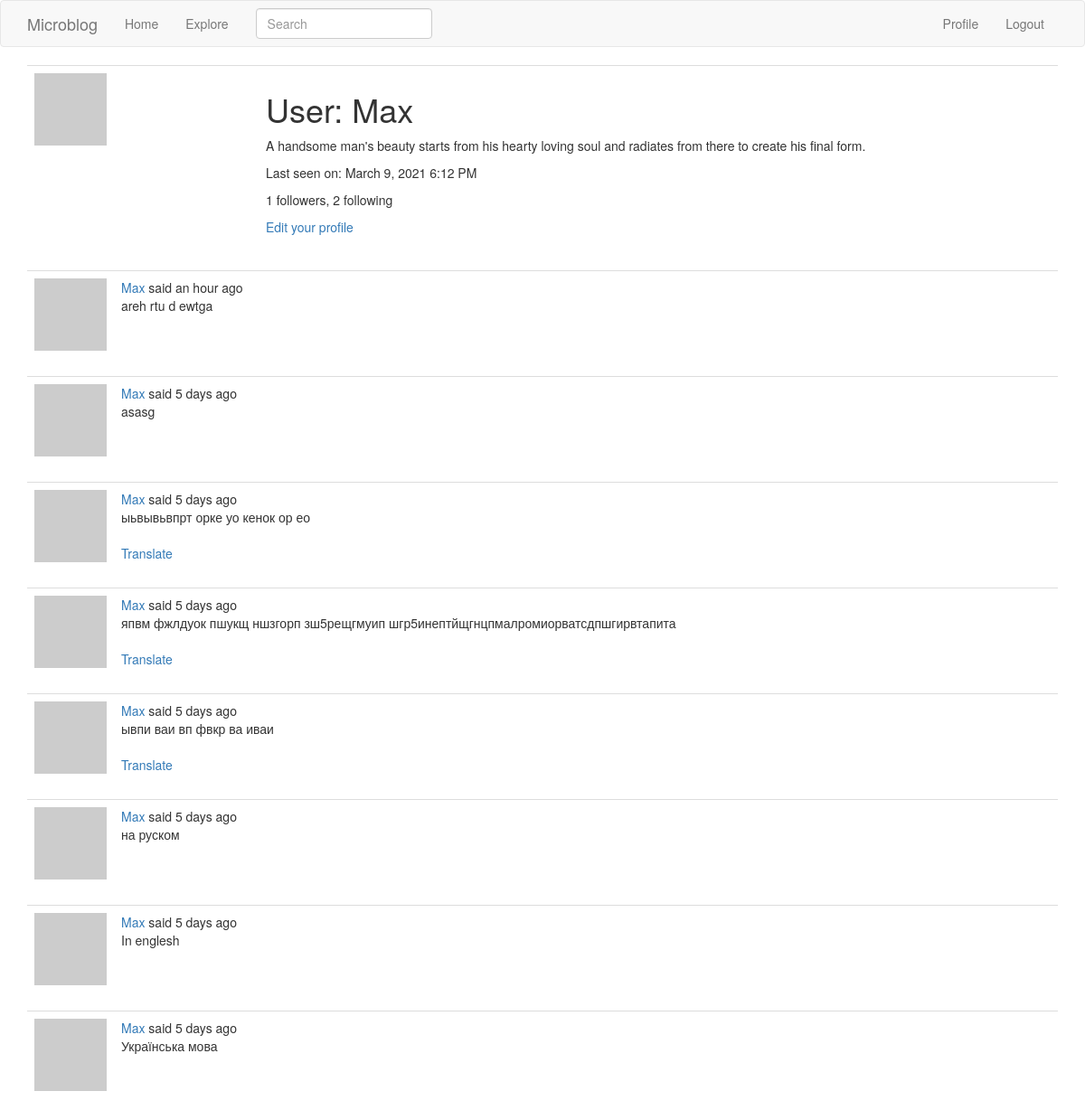
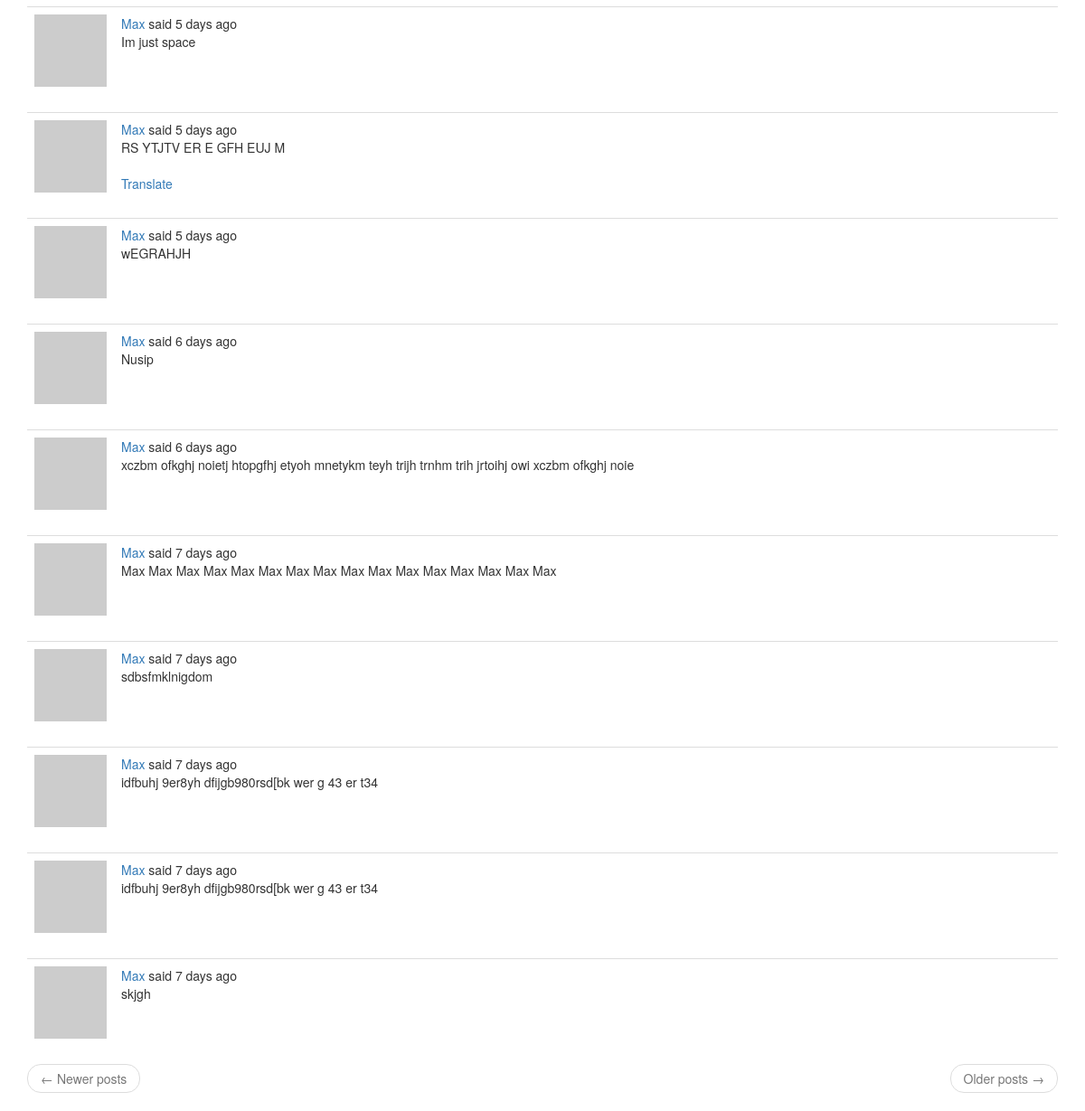
Screenshot of /user/Max (signed in) with the database file from the repository (2 pictures, top to bottom).
### app/models.py (models this page shows, shortened)
class User(UserMixin, db.Model):
    id = db.Column(db.Integer, primary_key=True)
    username = db.Column(db.String(64), index=True, unique=True)
    email = db.Column(db.String(120), index=True, unique=True)
    password_hash = db.Column(db.String(128))
    posts = db.relationship('Post', backref='author', lazy='dynamic')
    about_me = db.Column(db.String(140))
    last_seen = db.Column(db.DateTime, default=datetime.utcnow)
    followed = db.relationship(
        'User', secondary=followers,
        primaryjoin=(followers.c.follower_id == id),
        secondaryjoin=(followers.c.followed_id == id),
        backref=db.backref('followers', lazy='dynamic'), lazy='dynamic')
    def avatar(self, size):
        digest = md5(self.email.lower().encode('utf-8')).hexdigest()
        return 'https://www.gravatar.com/avatar/{}?d=identicon&s={}'.format(
            digest, size)

class SearchableMixin(object):
    @classmethod
    def before_commit(cls, session):
        session._changes = {
            'add': list(session.new),
            'update': list(session.dirty),
            'delete': list(session.deleted)
        }
    @classmethod
    def after_commit(cls, session):
        for obj in session._changes['add']:
            if isinstance(obj, SearchableMixin):
                add_to_index(obj.__tablename__, obj)
        for obj in session._changes['update']:
            if isinstance(obj, SearchableMixin):
                add_to_index(obj.__tablename__, obj)
        for obj in session._changes['delete']:
            if isinstance(obj, SearchableMixin):
                remove_from_index(obj.__tablename__, obj)
        session._changes = None

class Post(SearchableMixin, db.Model):
    __searchable__ = ['body']
    id = db.Column(db.Integer, primary_key=True)
    body = db.Column(db.String(140))
    timestamp = db.Column(db.DateTime, index=True, default=datetime.utcnow)
    user_id = db.Column(db.Integer, db.ForeignKey('user.id'))
    language = db.Column(db.String(5))

### app/main/routes.py (the view)
@bp.route('/user/<username>')
@login_required
def user(username):
    user = User.query.filter_by(username=username).first_or_404()
    page = request.args.get('page', 1, type=int)
    posts = user.posts.order_by(Post.timestamp.desc()).paginate(
        page, current_app.config['POSTS_PER_PAGE'], False)
    next_url = url_for('main.user', username=user.username,
                       page=posts.next_num) if posts.has_next else None
    prev_url = url_for('main.user', username=user.username,
                       page=posts.prev_num) if posts.has_prev else None
    form = EmptyForm()
    return render_template('user.html', user=user, posts=posts.items,
                           next_url=next_url, prev_url=prev_url, form=form)

### app/main/forms.py
class SearchForm(FlaskForm):
    q = StringField(_l('Search'), validators=[DataRequired()])
    def __init__(self, *args, **kwargs):
        if 'formdata' not in kwargs:
            kwargs['formdata'] = request.args
        if 'csrf_enabled' not in kwargs:
            kwargs['csrf_enabled'] = False
        super(SearchForm, self).__init__(*args, **kwargs)

class EmptyForm(FlaskForm):
    submit = SubmitField('Submit')

### app/main/routes.py (called while the page is built)
@bp.before_app_request
def before_request():
    if current_user.is_authenticated:
        current_user.last_seen = datetime.utcnow()
        db.session.commit()
        g.search_form = SearchForm()
    g.locale = str(get_locale())

### app/models.py (called while the page is built)
@login.user_loader
def load_user(id):
    return User.query.get(int(id))

### app/templates/user.html (shortened to what this page needs)
{% extends "base.html" %}
{% block app_content %}
    <table class="table table-hover">
        <tr>
            <td width="256px"><img src="{{ user.avatar(256) }}"></td>
            <td>
                <h1>{{ _('User') }}: {{ user.username }}</h1>
                {% if user.about_me %}<p>{{ user.about_me }}</p>{% endif %}
                {% if user.last_seen %}
                <p>{{ _('Last seen on') }}: {{ moment(user.last_seen).format('LLL') }}</p>
                {% endif %}
                <p>{{ _('%(count)d followers', count=user.followers.count()) }}, {{ _('%(count)d following', count=user.followed.count()) }}</p>
                {% if user == current_user %}
                <p><a href="{{ url_for('main.edit_profile') }}">{{ _('Edit your profile') }}</a></p>
                {% endif %}
            </td>
        </tr>
    </table>
    {% for post in posts %}
        {% include '_post.html' %}
    {% endfor %}
    <nav aria-label="...">
        <ul class="pager">
            <li class="previous{% if not prev_url %} disabled{% endif %}">
                <a href="{{ prev_url or '#' }}">
                    <span aria-hidden="true">&larr;</span> {{ _('Newer posts') }}
                </a>
            </li>
            <li class="next{% if not next_url %} disabled{% endif %}">
                <a href="{{ next_url or '#' }}">
                    {{ _('Older posts') }} <span aria-hidden="true">&rarr;</span>
                </a>
            </li>
        </ul>
    </nav>
{% endblock %}

### app/templates/_post.html (shortened to what this page needs)
 <table class="table table-hover">
        <tr>
            <td width="70px">
                <a href="{{ url_for('main.user', username=post.author.username) }}">
                    <img src="{{ post.author.avatar(70) }}" />
                </a>
            </td>
            <td>
                {{ _('%(username)s said %(when)s',
                    username=user_link, when=moment(post.timestamp).fromNow()) }}
                <br>
                <span id="post{{ post.id }}">{{ post.body }}</span>
                {% if post.language and post.language != g.locale %}
                <br><br>
                <span id="translation{{ post.id }}">
                    <a href="javascript:translate(
                                '#post{{ post.id }}',
                                '#translation{{ post.id }}',
                                '{{ post.language }}',
                                '{{ g.locale }}');">{{ _('Translate') }}</a>
                </span>
                {% endif %}
            </td>
        </tr>
    </table>

### rows the page displays
User: username "Max", about_me "A handsome man's beauty starts from his hearty loving soul and radiates from there to create his final form.", last_seen "March 9, 2021 6:12 PM"
Post: body "areh rtu d ewtga"
Post: body "asasg"
Post: body "ыьвывьвпрт орке уо кенок ор ео"
Post: body "япвм фжлдуок пшукщ ншзгорп зш5рещгмуип шгр5инептйщгнцпмалромиорватсдпшгирвтапита"
Post: body "ывпи ваи вп фвкр ва иваи"
Post: body "на руском"
Post: body "In englesh"
Post: body "Українська мова"
Post: body "Im just space"
Post: body "RS YTJTV ER E GFH EUJ M"
Post: body "wEGRAHJH"
Post: body "Nusip"
Post: body "xczbm ofkghj noietj htopgfhj etyoh mnetykm teyh trijh trnhm trih jrtoihj owi xczbm ofkghj noie"
Post: body "Max Max Max Max Max Max Max Max Max Max Max Max Max Max Max Max"
Post: body "sdbsfmklnigdom"
Post: body "idfbuhj 9er8yh dfijgb980rsd[bk wer g 43 er t34"
Post: body "idfbuhj 9er8yh dfijgb980rsd[bk wer g 43 er t34"
Post: body "skjgh"
